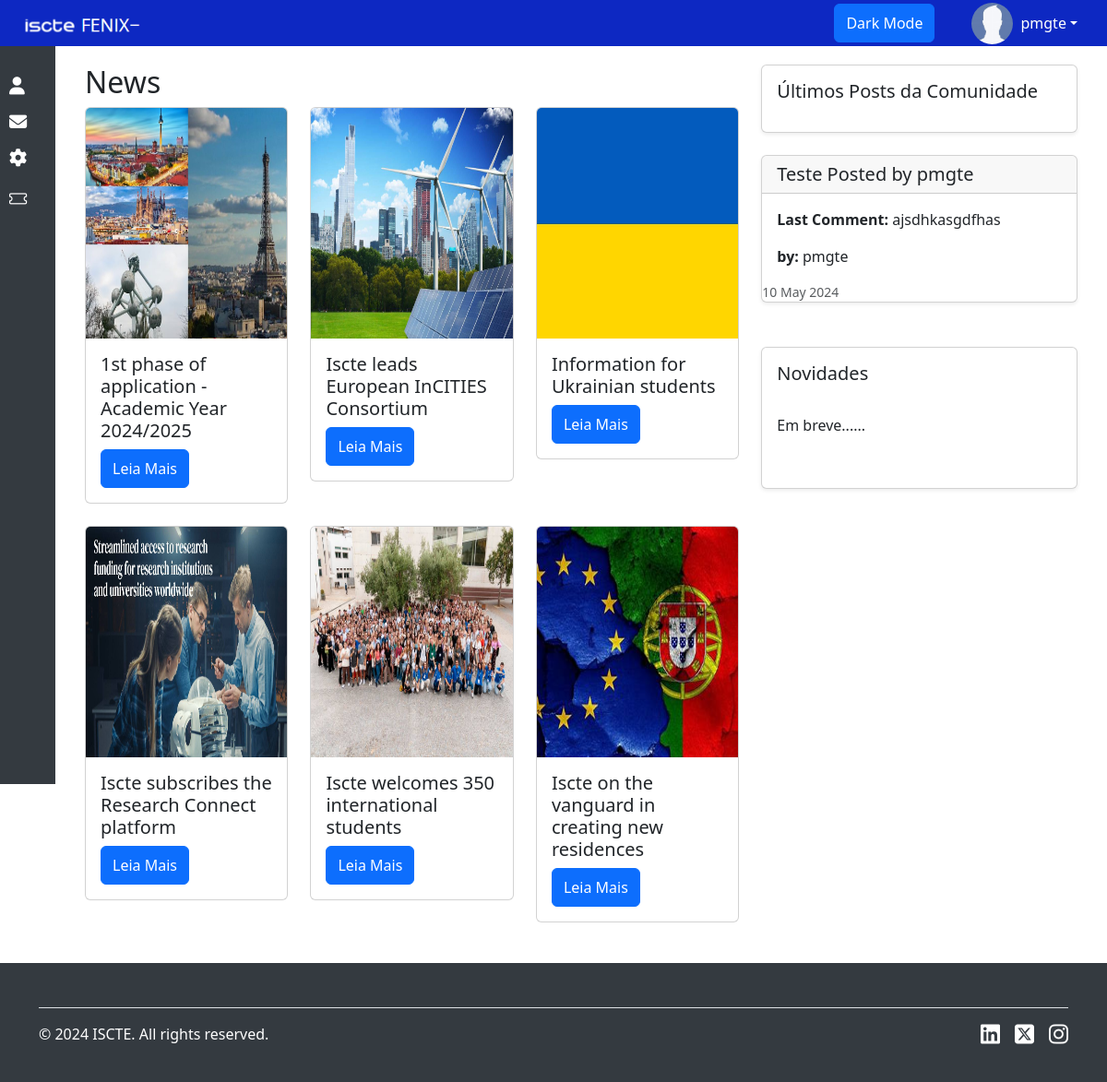
/FenixMenos/ (signed in), run on an earlier commit of the app's database.
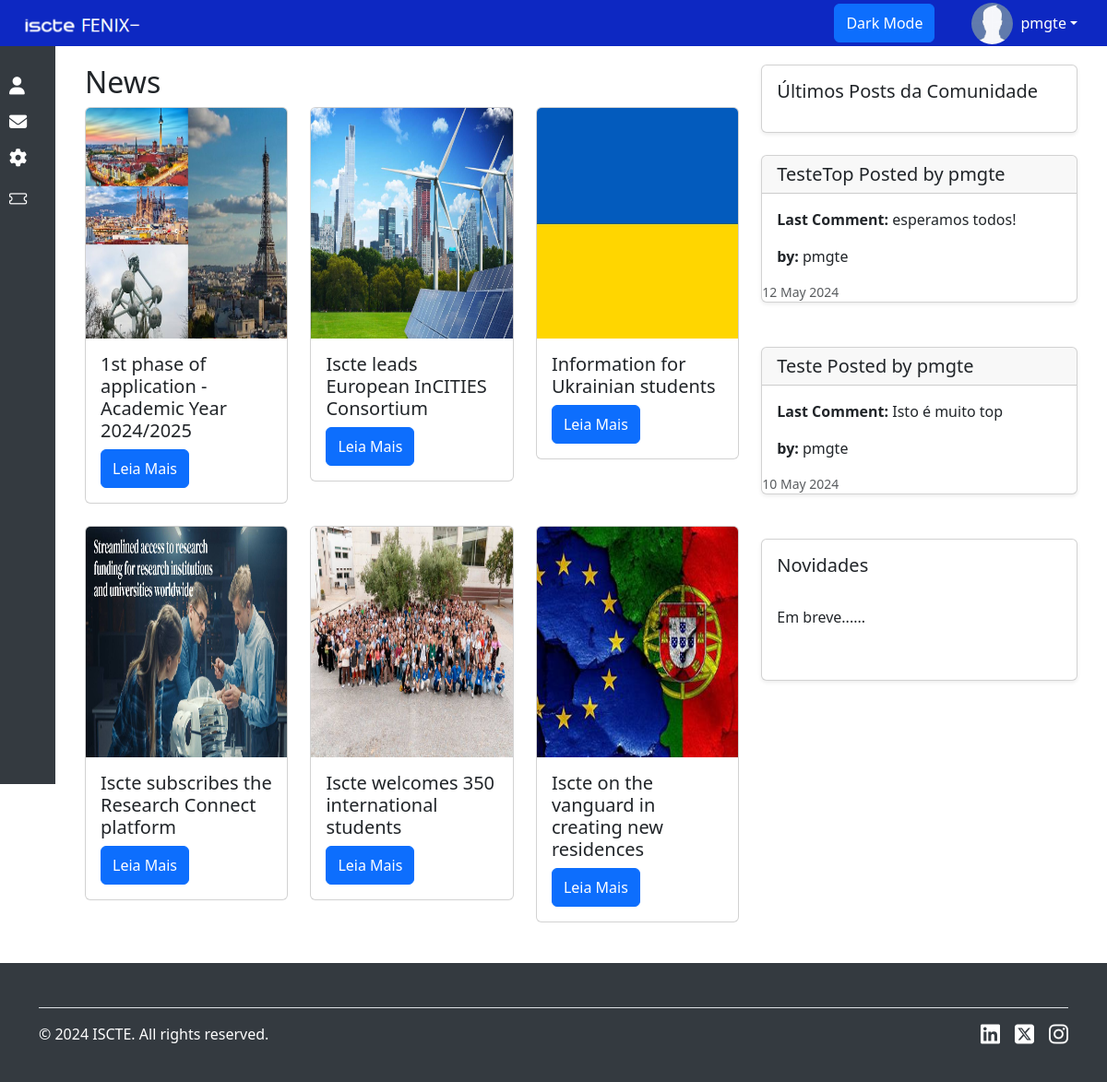
And on a later commit of the database.
### Community/models.py (models this page shows, shortened)
class Post(models.Model):
    titulo = models.CharField(max_length=200)
    categoria = models.ForeignKey(Categoria, on_delete=models.CASCADE)
    user = models.ForeignKey(User, on_delete=models.CASCADE)
    '''
    Sugestão
    Posts podem ser 2 tipos:
        - Discussão (Meramente textos com imagens como opcao)
        - Poll (Terá descricao como o acima, mas terá também a possibilidade de criar opções para as pessoas votarem,
            os utilizados podem votar sem comentar)

    '''

class Comentario(models.Model):
    post = models.ForeignKey(Post, on_delete=models.CASCADE)
    user = models.ForeignKey(User, on_delete=models.CASCADE)
    texto = models.TextField()
    data = models.DateTimeField(auto_now_add=True)
    imagem = models.ImageField(upload_to='Comentarios', blank=True)

### FenixMenos/views.py (the view)
# urls.py: path("FenixMenos/", views.index, name="index"),
def index(request):
    latest_posts = Post.objects.all().order_by('-id')[:3]
    for post in latest_posts:
        latest_comment = post.comentario_set.order_by('-data').first()
        if latest_comment:
            post.latest_comment = latest_comment.texto
            post.latest_comment_date = latest_comment.data
            post.latest_comment_user = latest_comment.user.username
        else:
            post.latest_comment = "No comments yet"
            post.latest_comment_date = "N/A"
            post.latest_comment_user = "N/A"
    context = {
        'latest_posts': latest_posts
    }
    return render(request, 'index.html', context)

### Templates/index.html (shortened to what the changed rows need)
{% extends 'skeleton.html' %}
{% load static %}
{% block content %}
    <main>
        <div id="page-content-wrapper">
            {% if not user.is_authenticated %}
                <div id="carouselExampleIndicators" class="carousel slide" data-bs-ride="carousel">
                    <div class="carousel-indicators">
                        <button type="button" data-bs-target="#carouselExampleIndicators" data-bs-slide-to="0" class="active" aria-current="true" aria-label="Slide 1"></button>
                        <button type="button" data-bs-target="#carouselExampleIndicators" data-bs-slide-to="1" aria-label="Slide 2"></button>
                        <button type="button" data-bs-target="#carouselExampleIndicators" data-bs-slide-to="2" aria-label="Slide 3"></button>
                    </div>
                    <div class="carousel-inner">
                        <div class="carousel-item active">
                            <img src="{% static 'FenixMenos/Imagens/Iscte-3.jpg' %}" class="d-block w-100" alt="Iscte-3" width="500" height="600">
                            <div class="carousel-caption d-none d-md-block">
                                <h2 class="welcome-text">Bem Vindo ao FenixMenos</h2>
                            </div>
                        </div>
                        <div class="carousel-item">
                            <img src="{% static 'FenixMenos/Imagens/Iscte-2.jpg' %}" class="d-block w-100" alt="Iscte-2" width="500" height="600">
                            <div class="carousel-caption d-none d-md-block">
                                <h2 class="welcome-text">Bem Vindo ao FenixMenos</h2>
                            </div>
                        </div>
                        <div class="carousel-item">
                            <img src="{% static 'FenixMenos/Imagens/Iscte.jpg' %}" class="d-block w-100" alt="Iscte" width="500" height="600">
                            <div class="carousel-caption d-none d-md-block">
                                <h2 class="welcome-text">Bem Vindo ao FenixMenos</h2>
                            </div>
                        </div>
                    </div>
                    <button class="carousel-control-prev" type="button" data-bs-target="#carouselExampleIndicators" data-bs-slide="prev">
                        <span class="carousel-control-prev-icon" aria-hidden="true"></span>
                        <span class="visually-hidden">Previous</span>
                    </button>
                    <button class="carousel-control-next" type="button" data-bs-target="#carouselExampleIndicators" data-bs-slide="next">
                        <span class="carousel-control-next-icon" aria-hidden="true"></span>
                        <span class="visually-hidden">Next</span>
                    </button>
                </div>
            {% else %}
                <div class="container-fluid">
                    <div class="row">
                        <div class="col-lg-8">
                            <h2>News</h2>
                        </div>
                        <div class="col-lg-4 fixed-right">
                            {% for post in latest_posts %}
                                    <div class="card mb-4 shadow-sm">
                                        <div class="card-header">
                                                <h5 class="mb-0">{{ post.titulo }} Posted by {{ post.user.username }}</h5>
                                            </div>
                                            <div class="card-body">
                                            <p class="card-text"><strong>Last Comment:</strong> {{ post.latest_comment }}</p>
                                            <p class="card-text"><strong>by:</strong> {{ post.latest_comment_user }}</p>
                                        </div>
                                        <small class="text-muted">{{ post.latest_comment_date|date:"d M Y" }}</small>
                                    </div>
                                <br>
                            {% endfor %}
                        </div>
                    </div>
                </div>
            {% endif %}
        </div>
    </main>
{% endblock %}

What changed in the data, as far as the page shows it:
added Post: titulo "TesteTop", user.username "pmgte", latest_comment "esperamos todos!", latest_comment_user "pmgte", latest_comment_date "12 May 2024"
changed through a linked row, Post "Teste": latest_comment "ajsdhkasgdfhas" → "Isto é muito top"
